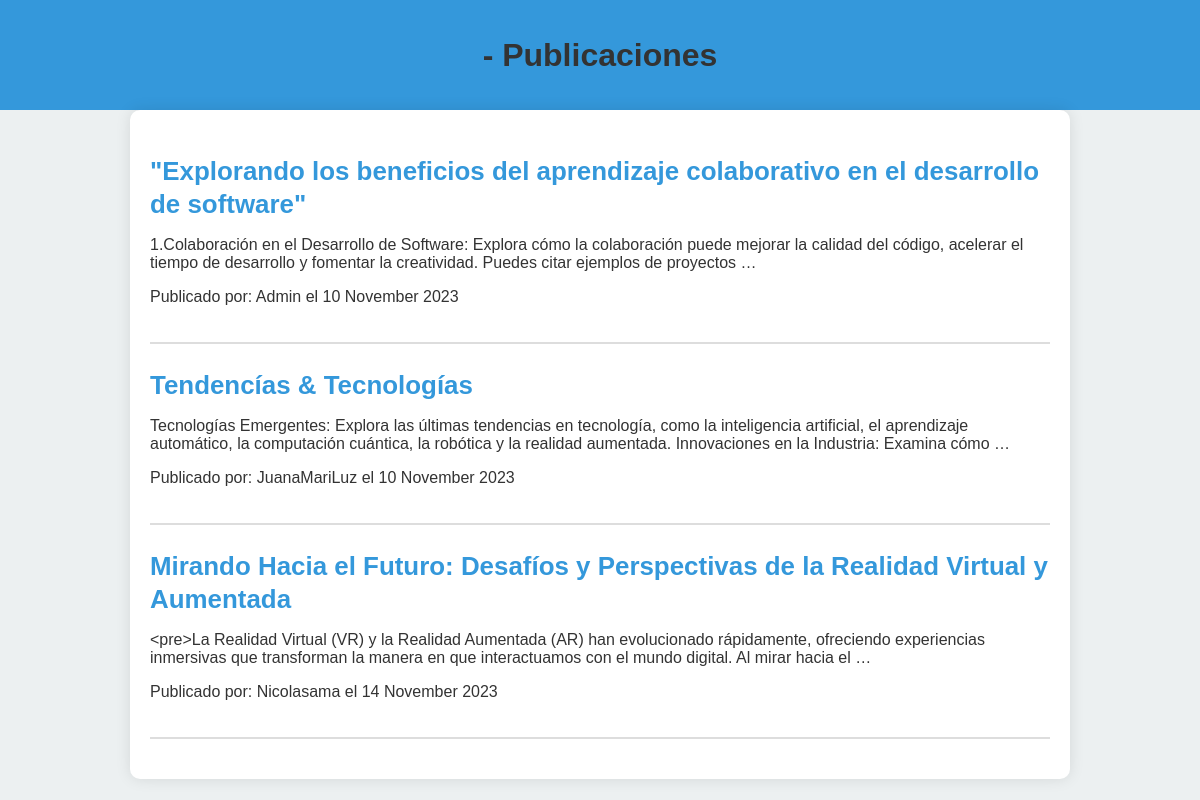
The app's page /category/2/ with its own data.
### blog/models.py (models this page shows, shortened)
class Post(models.Model):
    title = models.CharField(max_length=200)
    content = models.TextField()
    category = models.ForeignKey(Category, on_delete=models.CASCADE, null=True, blank=True)
    tags = models.ManyToManyField(Tag, blank=True)
    author = models.ForeignKey(User, on_delete=models.CASCADE)
    created_date = models.DateTimeField(auto_now_add=True)

### blog/views.py (the view)
# urls.py: path('category/<int:category_id>/', category_posts, name='category_posts'),
def category_posts(request, category_id):
    category = get_object_or_404(Category, pk=category_id)
    posts = Post.objects.filter(category=category).select_related('author', 'category')
    return render(request, 'blog/category_posts.html', {'category': category, 'posts': posts})

### blog/templates/blog/category_posts.html (shortened to what this page needs)
<!DOCTYPE html>
<html lang="es">
<head>
    {% load static %}
    <link rel="stylesheet" type="text/css" href="{% static 'blog/css/styles.css' %}">
</head>
<body>
    <header>
        <h1>{{ tag.name }} - Publicaciones</h1>
    </header>
    <div class="container">
        <ul>
            {% for post in posts %}
                <li class="post-preview">
                    <h2 class="post-title">
                        <a href="{% url 'blog:post_detail' post.id %}">{{ post.title }}</a>
                    </h2>
                    <p>{{ post.content|truncatewords:30 }}</p>
                    <p class="post-meta">Publicado por: {{ post.author.username }} el {{ post.created_date|date:"d F Y" }}</p>
                </li>
            {% endfor %}
        </ul>
    </div>
</body>
</html>

### blog/static/blog/css/styles.css (style rules this page uses)
body { font-family: 'Arial', sans-serif; margin: 0; padding: 0; background-color: #ecf0f1; color: #333; }
header { background-color: #3498db; color: #fff; text-align: center; padding: 1em 0; }
h1 { margin-bottom: 20px; font-size: 2em; color: #333; }
ul { list-style: none; padding: 0; margin: 0; }
li { margin-bottom: 15px; }
a { color: #3498db; text-decoration: none; font-weight: bold; font-size: 0.9em; }
.container { max-width: 900px; margin: 0 auto; padding: 20px; background-color: #fff; box-shadow: 0 0 15px rgba(0, 0, 0, 0.1); border-radius: 10px; }
.post-preview { border-bottom: 2px solid #ddd; padding-bottom: 20px; margin-bottom: 20px; }
.post-title { font-size: 1.8em; margin-bottom: 15px; color: #2980b9; }

### records on screen
Post: title "\"Explorando los beneficios del aprendizaje colaborativo en el desarrollo de software\"", content "1.Colaboración en el Desarrollo de Software: Explora cómo la colaboración puede mejorar la calidad del código, acelerar el tiempo de desarrollo y fomentar la creatividad. Puedes citar ejemplos de proyectos …", author.username "Admin", created_date "10 November 2023"
Post: title "Tendencías & Tecnologías", content "Tecnologías Emergentes: Explora las últimas tendencias en tecnología, como la inteligencia artificial, el aprendizaje automático, la computación cuántica, la robótica y la realidad aumentada. Innovaciones en la Industria: Examina cómo …", author.username "JuanaMariLuz", created_date "10 November 2023"
Post: title "Mirando Hacia el Futuro: Desafíos y Perspectivas de la Realidad Virtual y Aumentada", content "<pre>La Realidad Virtual (VR) y la Realidad Aumentada (AR) han evolucionado rápidamente, ofreciendo experiencias inmersivas que transforman la manera en que interactuamos con el mundo digital. Al mirar hacia el …", author.username "Nicolasama", created_date "14 November 2023"
